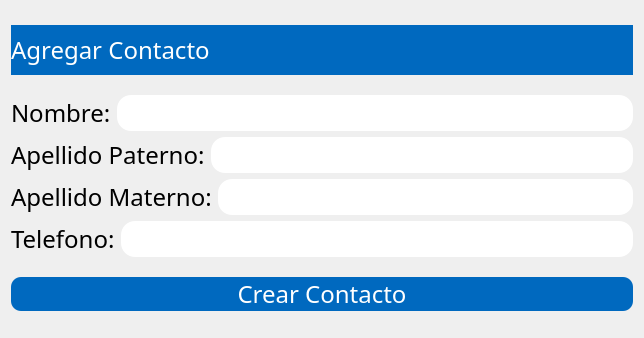
<?xml version="1.0" encoding="UTF-8"?>
<ui version="4.0">
 <class>crearContato</class>
 <widget class="QDialog" name="crearContato">
  <property name="geometry">
   <rect>
    <x>0</x>
    <y>0</y>
    <width>644</width>
    <height>338</height>
   </rect>
  </property>
  <property name="windowTitle">
   <string>Dialog</string>
  </property>
  <property name="styleSheet">
   <string notr="true">*{
	font-family:century gothic;
	font-size:24px;
}

QPushButton{
	background:#0069BF;
	border-radius:10px;
	color:white;
}

QPushButton:hover{
	background:#008EFF;
}

QLineEdit{
	border-radius:14px;
}</string>
  </property>
  <layout class="QGridLayout" name="gridLayout">
   <item row="2" column="0">
    <widget class="QPushButton" name="pushButton">
     <property name="text">
      <string>Crear Contacto</string>
     </property>
    </widget>
   </item>
   <item row="1" column="0">
    <layout class="QVBoxLayout" name="verticalLayout">
     <item>
      <layout class="QHBoxLayout" name="horizontalLayout">
       <item>
        <widget class="QLabel" name="label">
         <property name="text">
          <string>Nombre:</string>
         </property>
        </widget>
       </item>
       <item>
        <widget class="QLineEdit" name="leNombre"/>
       </item>
      </layout>
     </item>
     <item>
      <layout class="QHBoxLayout" name="horizontalLayout_2">
       <item>
        <widget class="QLabel" name="label_2">
         <property name="text">
          <string>Apellido Paterno:</string>
         </property>
        </widget>
       </item>
       <item>
        <widget class="QLineEdit" name="lePaterno"/>
       </item>
      </layout>
     </item>
     <item>
      <layout class="QHBoxLayout" name="horizontalLayout_3">
       <item>
        <widget class="QLabel" name="label_3">
         <property name="text">
          <string>Apellido Materno:</string>
         </property>
        </widget>
       </item>
       <item>
        <widget class="QLineEdit" name="leMaterno"/>
       </item>
      </layout>
     </item>
     <item>
      <layout class="QHBoxLayout" name="horizontalLayout_4">
       <item>
        <widget class="QLabel" name="label_4">
         <property name="text">
          <string>Telefono:</string>
         </property>
        </widget>
       </item>
       <item>
        <widget class="QLineEdit" name="leTelefono"/>
       </item>
      </layout>
     </item>
    </layout>
   </item>
   <item row="0" column="0">
    <widget class="QLabel" name="label_5">
     <property name="maximumSize">
      <size>
       <width>16777215</width>
       <height>50</height>
      </size>
     </property>
     <property name="styleSheet">
      <string notr="true">background:#0069BF;
color: white;</string>
     </property>
     <property name="text">
      <string>Agregar Contacto</string>
     </property>
    </widget>
   </item>
  </layout>
 </widget>
 <resources/>
 <connections>
  <connection>
   <sender>pushButton</sender>
   <signal>clicked()</signal>
   <receiver>crearContato</receiver>
   <slot>accept()</slot>
   <hints>
    <hint type="sourcelabel">
     <x>562</x>
     <y>314</y>
    </hint>
    <hint type="destinationlabel">
     <x>590</x>
     <y>141</y>
    </hint>
   </hints>
  </connection>
 </connections>
</ui>
